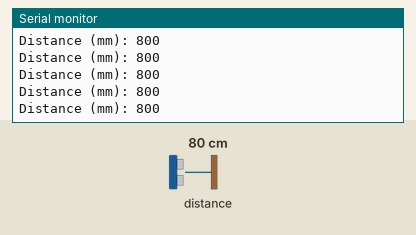
Simulated run of this sketch. Board: Arduino Uno, built with avr-gcc and run on an emulated ATmega328P. On the bench: the last lines printed to the serial monitor. The test bench sets the inputs (shaded band); at power-on: distance to the obstacle 80 cm.

Above: at 1.2 s.
1.3 s: distance to the obstacle set to 2 cm
At 2.2 s:
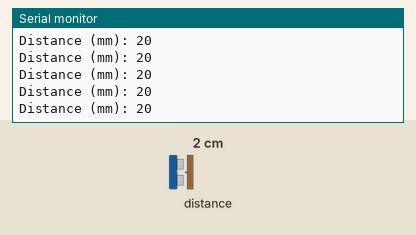
2.8 s: distance to the obstacle set to 4 cm
At 3.9 s:
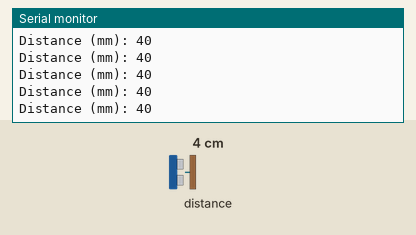
Timing chart, 0 to 5.8 s (numbered marks = the images above; inputs shaded):
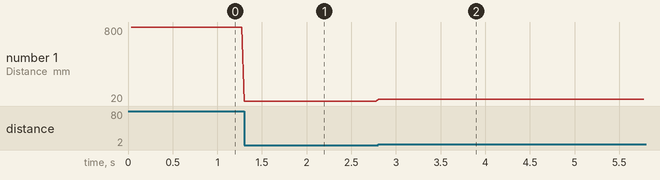

Measured:
- after the input at 1.3 s, the serial monitor: prints a new line at once (image 1)
- after the input at 2.8 s, the serial monitor: prints a new line at once (image 2)
- plotted number 1: 800 → 20 after the input at 1.3 s, 20 → 40 after the input at 2.8 s

The sketch:

vl53l0x_filtered.ino
```cpp
#include "Adafruit_VL53L0X.h"

Adafruit_VL53L0X lox = Adafruit_VL53L0X();

void setup() {
  Serial.begin(115200);

  // wait until serial port opens for native USB devices
  while (! Serial) {
    delay(1);
  }

  Serial.println("Adafruit VL53L0X test");
  if (!lox.begin()) {
    Serial.println(F("Failed to boot VL53L0X"));
    while(1);
  }
  // power
  Serial.println(F("VL53L0X API Simple Ranging example\n\n"));
}


void loop() {
  VL53L0X_RangingMeasurementData_t measure;

  //Serial.print("Reading a measurement... ");
  lox.rangingTest(&measure, false); // pass in 'true' to get debug data printout!

  int min_range = 20;
  int max_range = 8190;

  if (measure.RangeStatus != 4) {  // phase failures have incorrect data

    if(measure.RangeMilliMeter >= min_range and measure.RangeMilliMeter < max_range){
      Serial.print("Distance (mm): "); Serial.println(measure.RangeMilliMeter);
    }
  }

  // else {
  //   Serial.println(" out of range ");
  // }

  // delay(100);
}
```
